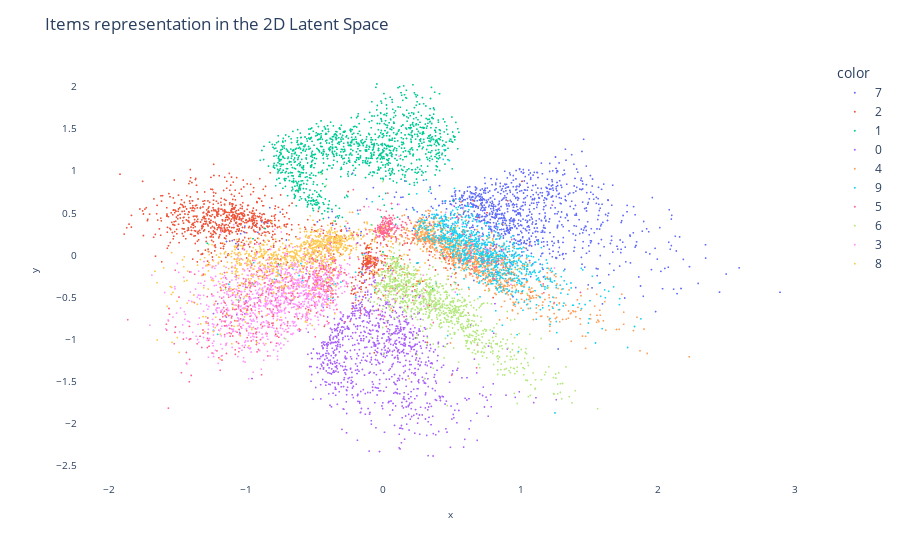

Source (notebook cell):
### Code cell
X_test_encoded = encoder.predict(X_test)

fig = px.scatter(None, x=X_test_encoded[2][:,0], y=X_test_encoded[2][:,1], 
                 opacity=1, color=y_test.astype(str))

fig.update_layout(dict(plot_bgcolor = 'white'))

fig.update_xaxes(showgrid=True, gridwidth=1, gridcolor='white', 
                 zeroline=True, zerolinewidth=1, zerolinecolor='white', 
                 showline=True, linewidth=1, linecolor='white',
                 title_font=dict(size=10), tickfont=dict(size=10))

fig.update_yaxes(showgrid=True, gridwidth=1, gridcolor='white', 
                 zeroline=True, zerolinewidth=1, zerolinecolor='white', 
                 showline=True, linewidth=1, linecolor='white',
                 title_font=dict(size=10), tickfont=dict(size=10))

fig.update_layout(title_text="Items representation in the 2D Latent Space")
fig.update_traces(marker=dict(size=2))
fig.show()

### Figure 1 — Plotly figure (JSON) as saved in the notebook; plotly's stock layout.template omitted (floating-point values rounded to 4 significant figures; data arrays with more than 128 entries replaced by an {"elided": "..."} marker saying what was removed)
{"data": [{"hovertemplate": "color=7<br>x=%{x}<br>y=%{y}<extra></extra>", "legendgroup": "7", "marker": {"color": "#636efa", "opacity": 1, "size": 2, "symbol": "circle"}, "mode": "markers", "name": "7", "showlegend": true, "type": "scattergl", "x": {"elided": "1028 float values"}, "xaxis": "x", "y": {"elided": "1028 float values"}, "yaxis": "y"}, {"hovertemplate": "color=2<br>x=%{x}<br>y=%{y}<extra></extra>", "legendgroup": "2", "marker": {"color": "#EF553B", "opacity": 1, "size": 2, "symbol": "circle"}, "mode": "markers", "name": "2", "showlegend": true, "type": "scattergl", "x": {"elided": "1032 float values"}, "xaxis": "x", "y": {"elided": "1032 float values"}, "yaxis": "y"}, {"hovertemplate": "color=1<br>x=%{x}<br>y=%{y}<extra></extra>", "legendgroup": "1", "marker": {"color": "#00cc96", "opacity": 1, "size": 2, "symbol": "circle"}, "mode": "markers", "name": "1", "showlegend": true, "type": "scattergl", "x": {"elided": "1135 float values"}, "xaxis": "x", "y": {"elided": "1135 float values"}, "yaxis": "y"}, {"hovertemplate": "color=0<br>x=%{x}<br>y=%{y}<extra></extra>", "legendgroup": "0", "marker": {"color": "#ab63fa", "opacity": 1, "size": 2, "symbol": "circle"}, "mode": "markers", "name": "0", "showlegend": true, "type": "scattergl", "x": {"elided": "980 float values"}, "xaxis": "x", "y": {"elided": "980 float values"}, "yaxis": "y"}, {"hovertemplate": "color=4<br>x=%{x}<br>y=%{y}<extra></extra>", "legendgroup": "4", "marker": {"color": "#FFA15A", "opacity": 1, "size": 2, "symbol": "circle"}, "mode": "markers", "name": "4", "showlegend": true, "type": "scattergl", "x": {"elided": "982 float values"}, "xaxis": "x", "y": {"elided": "982 float values"}, "yaxis": "y"}, {"hovertemplate": "color=9<br>x=%{x}<br>y=%{y}<extra></extra>", "legendgroup": "9", "marker": {"color": "#19d3f3", "opacity": 1, "size": 2, "symbol": "circle"}, "mode": "markers", "name": "9", "showlegend": true, "type": "scattergl", "x": {"elided": "1009 float values"}, "xaxis": "x", "y": {"elided": "1009 float values"}, "yaxis": "y"}, {"hovertemplate": "color=5<br>x=%{x}<br>y=%{y}<extra></extra>", "legendgroup": "5", "marker": {"color": "#FF6692", "opacity": 1, "size": 2, "symbol": "circle"}, "mode": "markers", "name": "5", "showlegend": true, "type": "scattergl", "x": {"elided": "892 float values"}, "xaxis": "x", "y": {"elided": "892 float values"}, "yaxis": "y"}, {"hovertemplate": "color=6<br>x=%{x}<br>y=%{y}<extra></extra>", "legendgroup": "6", "marker": {"color": "#B6E880", "opacity": 1, "size": 2, "symbol": "circle"}, "mode": "markers", "name": "6", "showlegend": true, "type": "scattergl", "x": {"elided": "958 float values"}, "xaxis": "x", "y": {"elided": "958 float values"}, "yaxis": "y"}, {"hovertemplate": "color=3<br>x=%{x}<br>y=%{y}<extra></extra>", "legendgroup": "3", "marker": {"color": "#FF97FF", "opacity": 1, "size": 2, "symbol": "circle"}, "mode": "markers", "name": "3", "showlegend": true, "type": "scattergl", "x": {"elided": "1010 float values"}, "xaxis": "x", "y": {"elided": "1010 float values"}, "yaxis": "y"}, {"hovertemplate": "color=8<br>x=%{x}<br>y=%{y}<extra></extra>", "legendgroup": "8", "marker": {"color": "#FECB52", "opacity": 1, "size": 2, "symbol": "circle"}, "mode": "markers", "name": "8", "showlegend": true, "type": "scattergl", "x": {"elided": "974 float values"}, "xaxis": "x", "y": {"elided": "974 float values"}, "yaxis": "y"}], "layout": {"legend": {"title": {"text": "color"}, "tracegroupgap": 0}, "margin": {"t": 60}, "plot_bgcolor": "white", "title": {"text": "Items representation in the 2D Latent Space"}, "xaxis": {"anchor": "y", "domain": [0, 1], "gridcolor": "white", "gridwidth": 1, "linecolor": "white", "linewidth": 1, "showgrid": true, "showline": true, "tickfont": {"size": 10}, "title": {"font": {"size": 10}, "text": "x"}, "zeroline": true, "zerolinecolor": "white", "zerolinewidth": 1}, "yaxis": {"anchor": "x", "domain": [0, 1], "gridcolor": "white", "gridwidth": 1, "linecolor": "white", "linewidth": 1, "showgrid": true, "showline": true, "tickfont": {"size": 10}, "title": {"font": {"size": 10}, "text": "y"}, "zeroline": true, "zerolinecolor": "white", "zerolinewidth": 1}}}
